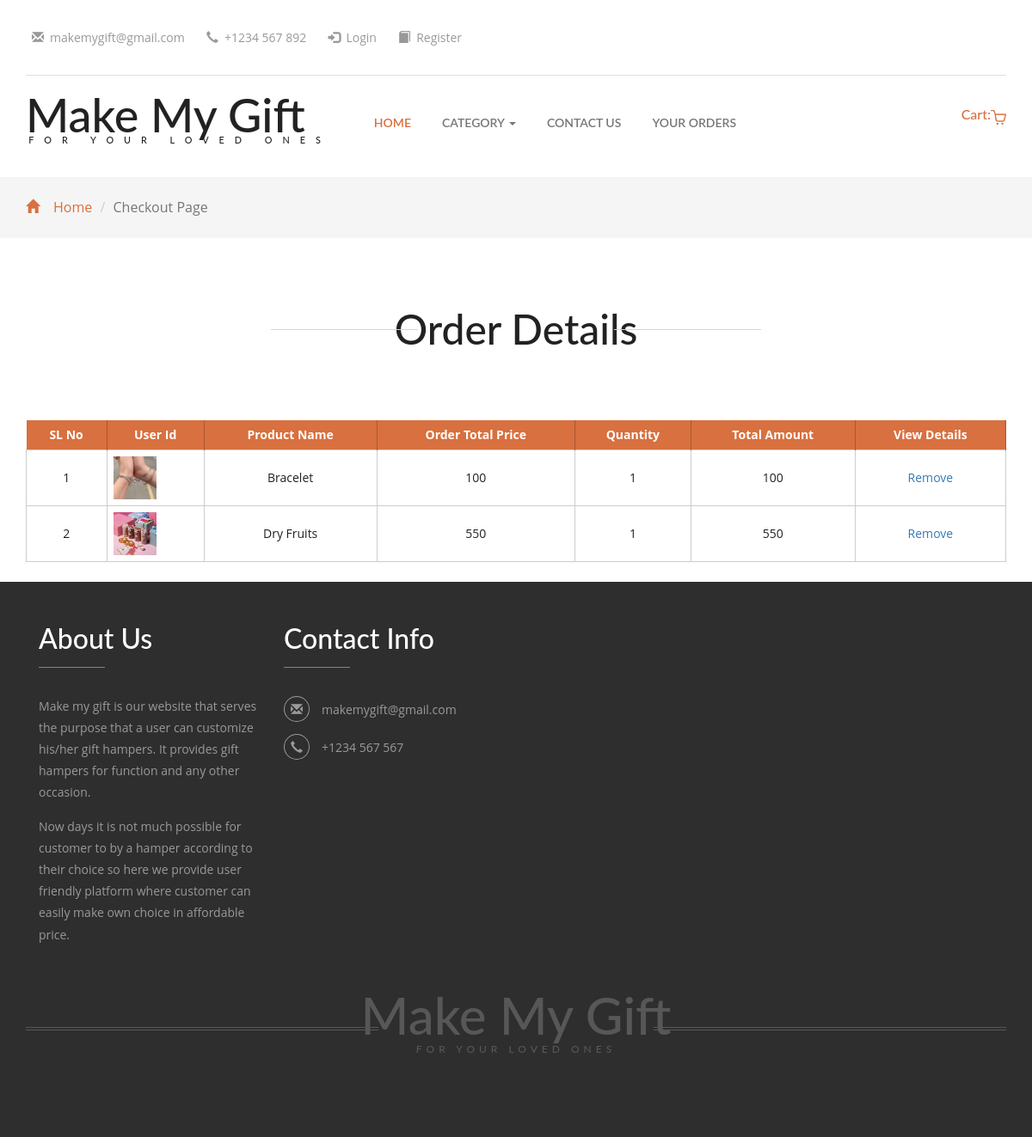
The page /singleorderpage/34 on the database its author committed.
### myapp/models.py (models this page shows, shortened)
class cart(models.Model):
    user_id=models.ForeignKey(register,on_delete=models.CASCADE,null=True)
    product_id=models.ForeignKey(product,on_delete=models.CASCADE,null=True)
    product_quantity=models.BigIntegerField()
    totalprice = models.IntegerField(null=True)
    order_id = models.IntegerField(null=True)
    order_status = models.BooleanField()

class product(models.Model):
    product_name=models.CharField(max_length=25)
    category_id=models.ForeignKey(category,on_delete=models.CASCADE,null=True)
    product_price=models.IntegerField()
    product_description=models.TextField()
    product_image=models.ImageField(upload_to='photos')
    Product_status=models.BooleanField()

### myapp/views.py (the view)
# urls.py: path('singleorderpage/<int:id>', views.singleorderpage, name="singleorderpage"),
def singleorderpage(request,id):
    data=cart.objects.filter(order_id=id)
    context = {
        'data': data
    }
    return render(request,"singleorder.html", context)

### myapp/templates/singleorder.html (shortened to what this page needs)
<!DOCTYPE html>
{% load static %}
<html>
<head>
<link href=" {% static 'css/bootstrap.css' %} " rel="stylesheet" type="text/css" media="all" />
<link href=" {% static 'css/style.css' %} " rel="stylesheet" type="text/css" media="all" />
<link rel="stylesheet" href=" {% static 'css/jquery.countdown.css' %} " />
<link href=" {% static 'css/animate.min.css' %} " rel="stylesheet">
</head>
<body>
	<div class="header">
		<div class="container">
			<div class="header-grid">
				<div class="header-grid-left animated wow slideInLeft" data-wow-delay=".5s">
					<ul>
						<li><i class="glyphicon glyphicon-envelope" aria-hidden="true"></i><a href="  ">makemygift@gmail.com</a></li>
						<li><i class="glyphicon glyphicon-earphone" aria-hidden="true"></i>+1234 567 892</li>
						<li><i class="glyphicon glyphicon-log-in" aria-hidden="true"></i><a href="/login ">Login</a></li>
						<li><i class="glyphicon glyphicon-book" aria-hidden="true"></i><a href=" {% url 'register.html' %} ">Register</a></li>
					</ul>
				</div>
				<div class="clearfix"> </div>
			</div>
			<div class="logo-nav">
				<div class="logo-nav-left animated wow zoomIn" data-wow-delay=".5s">
					<h1><a href=" {% url 'index.html' %} ">Make My Gift <span>For your loved ones</span></a></h1>
				</div>
				<div class="logo-nav-left1">
					<nav class="navbar navbar-default">
					<div class="collapse navbar-collapse" id="bs-megadropdown-tabs">
						<ul class="nav navbar-nav">
							<li class="active"><a href=" {% url 'index.html' %} " class="act">Home</a></li>
							<li class="dropdown">
								<a href="#" class="dropdown-toggle" data-toggle="dropdown">Category <b class="caret"></b></a>
							</li>
							<li><a href=" {% url 'mail.html' %} ">Contact Us</a></li>
							<li><a href=" {% url 'orderpage' %} ">Your Orders</a></li>
						</ul>
					</div>
					</nav>
				</div>
				<div class="logo-nav-right">
					<div class="search-box">
						<div id="sb-search" class="sb-search">
						</div>
					</div>
				</div>
				<div class="header-right">
					<div class="cart box_1">
						<a href=" {% url 'checkout.html' %} ">
							<h3> <div class="total">
								Cart:<img src=" {% static 'images/bag.png' %} " alt="" />
							</h3>
						</a>
					</div>
				</div>
				<div class="clearfix"> </div>
			</div>
		</div>
	</div>
	<div class="breadcrumbs">
		<div class="container">
			<ol class="breadcrumb breadcrumb1 animated wow slideInLeft" data-wow-delay=".5s">
				<li><a href=" {% url 'index.html' %} "><span class="glyphicon glyphicon-home" aria-hidden="true"></span>Home</a></li>
				<li class="active">Checkout Page</li>
			</ol>
		</div>
	</div>
	<div class="mail animated wow zoomIn" data-wow-delay=".5s">
		<div class="container">
			<h3>Order Details</h3>
		</div>
	</div>
		<div class="container">
				<table class="timetable_sub">
					<thead>
						<tr>
							<th>SL No</th>
							<th>User id</th>
							<th>Product Name</th>
							<th>Order Total Price</th>
							<th>Quantity</th>
							<th>Total Amount</th>
							<th>View Details</th>
						</tr>
					</thead>
                    {% for i in data %}
					<tr class="rem1">
						<td class="invert">{{ forloop.counter }}</td>
						<td class="invert-image"><img src="/media/{{ i.product_id.product_image }}" alt=" " class="img-responsive" height="50px" width="50px" /></td>
						<td class="invert">{{ i.product_id.product_name }}</td>
						<td class="invert">{{ i.product_id.product_price }}</td>
						<td class="invert">{{ i.product_quantity }}</td>
						<td class="invert">{{ i.totalprice }}</td>
						<td class="invert"><a href="/delete/{{ i.id }}">Remove</a></td>
					</tr>
					{% endfor %}
				</table>
			</div>
			<br/>
<div class="footer">
		<div class="container">
			<div class="footer-grids">
				<div class="col-md-3 footer-grid animated wow slideInLeft" data-wow-delay=".5s">
					<h3>About Us</h3>
					<p>  Make my gift is our website that serves the purpose that a user can customize his/her gift hampers. It provides gift hampers for function and any other occasion. <span>Now days it is not much possible for customer to by a hamper according  to their choice so  here we  provide user friendly platform where customer can easily make own choice in affordable price.</span></p>
				</div>
				<div class="col-md-3 footer-grid animated wow slideInLeft" data-wow-delay=".6s">
					<h3>Contact Info</h3>
					<ul>
						<li><i class="glyphicon glyphicon-envelope" aria-hidden="true"></i><a href=" {% static 'mailto:info@example.com' %} ">makemygift@gmail.com</a></li>
						<li><i class="glyphicon glyphicon-earphone" aria-hidden="true"></i>+1234 567 567</li>
					</ul>
				</div>
				<div class="clearfix"> </div>
			</div>
			<div class="footer-logo animated wow slideInUp" data-wow-delay=".5s">
				<h2><a href=" {% url 'index.html' %} ">Make My Gift <span>For your loved ones</span></a></h2>
			</div>
		</div>
	</div>
</body>
</html>

### rows shown on the page
cart: product_id.product_image (picture), product_id.product_name "Bracelet", product_id.product_price "100", product_quantity "1", totalprice "100"
cart: product_id.product_image (picture), product_id.product_name "Dry Fruits", product_id.product_price "550", product_quantity "1", totalprice "550"
